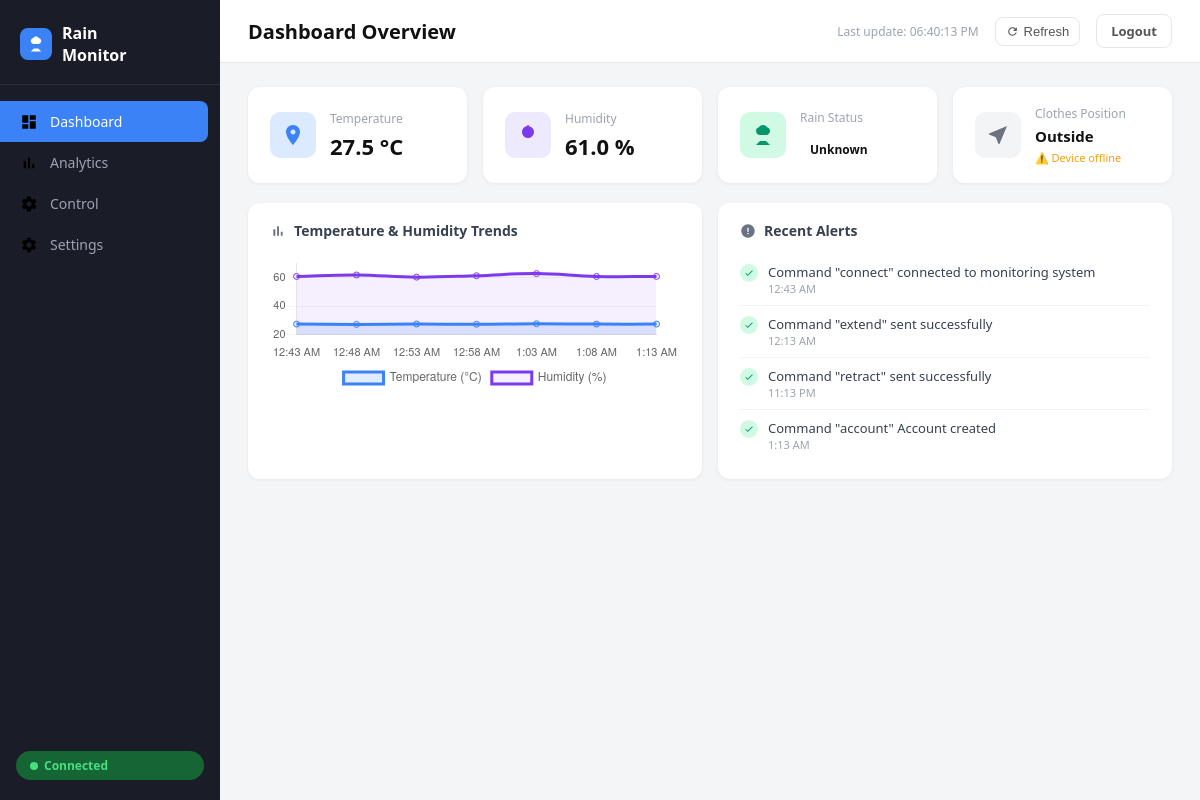
/dashboard.php (signed in), run on the app's committed database.
### tables this page shows
CREATE TABLE `system_status` (
  `id` int(11) NOT NULL,
  `rainline_position` varchar(50) DEFAULT 'Outside',
  `last_updated` datetime DEFAULT current_timestamp()
);

CREATE TABLE `commands` (
  `id` int(11) NOT NULL,
  `user_id` int(11) DEFAULT NULL,
  `command_type` varchar(50) DEFAULT NULL,
  `command_status` varchar(50) DEFAULT NULL,
  `command_time` datetime DEFAULT current_timestamp()
);

### dashboard.php (the view, shortened to what this page needs)
<?php
require_once 'blynk.php';
$pageTitle  = 'Dashboard Overview';
$activePage = 'dashboard';
$conn = getDB();
$b = blynkGetAll();
$dhtQ  = $conn->query("SELECT temperature, humidity FROM sensor_readings ORDER BY reading_time DESC LIMIT 1");
$dht   = $dhtQ->fetch_assoc();
$temp  = $dht['temperature'] ?? 27.5;
$humi  = $dht['humidity']    ?? 61.0;
if ($b['position'] !== null) {
    $position = $b['position'];
} else {
    $posQ     = $conn->query("SELECT rainline_position FROM system_status ORDER BY id DESC LIMIT 1");
    $posRow   = $posQ->fetch_assoc();
    $position = $posRow['rainline_position'] ?? 'Outside (Drying)';
}
$alertsQ = $conn->query("SELECT command_type, command_status, command_time FROM commands ORDER BY command_time DESC LIMIT 8");
$alerts  = $alertsQ->fetch_all(MYSQLI_ASSOC);
$chartQ    = $conn->query("SELECT temperature, humidity, reading_time FROM sensor_readings ORDER BY reading_time DESC LIMIT 10");
$chartRows = array_reverse($chartQ->fetch_all(MYSQLI_ASSOC));
$chartLabels = array_map(fn($r) => date('g:i A', strtotime($r['reading_time'])), $chartRows);
$chartTemps  = array_map(fn($r) => round($r['temperature'], 1), $chartRows);
$chartHumis  = array_map(fn($r) => round($r['humidity'], 1), $chartRows);
include 'layout_top.php';
?>
<div class="cards-row cards-4">
    <div class="card metric-card">
        <div class="metric-icon blue">
            <svg viewBox="0 0 24 24"><path d="M12 2C8.13 2 5 5.13 5 9c0 5.25 7 13 7 13s7-7.75 7-13c0-3.87-3.13-7-7-7zm0 9.5c-1.38 0-2.5-1.12-2.5-2.5s1.12-2.5 2.5-2.5 2.5 1.12 2.5 2.5-1.12 2.5-2.5 2.5z"/></svg>
        </div>
        <div class="metric-info">
            <div class="label">Temperature</div>
            <div class="value"><?= number_format($temp, 1) ?> °C</div>
        </div>
    </div>
    <div class="card metric-card">
        <div class="metric-icon purple">
            <svg viewBox="0 0 24 24"><path d="M12 2c-.5 0-.9.4-.9.9v.2C8.2 3.6 6 6.1 6 9.1c0 3.3 2.7 6 6 6s6-2.7 6-6c0-3-2.2-5.5-5.1-5.9V2.9c0-.5-.4-.9-.9-.9z"/></svg>
        </div>
        <div class="metric-info">
            <div class="label">Humidity</div>
            <div class="value"><?= number_format($humi, 1) ?> %</div>
        </div>
    </div>
    <div class="card metric-card">
        <div class="metric-icon green">
            <svg viewBox="0 0 24 24"><path d="M12 2C10.3 2 8.8 2.9 8 4.3 6.3 4.7 5 6.2 5 8c0 2.2 1.8 4 4 4h6c2.2 0 4-1.8 4-4 0-1.8-1.2-3.3-3-3.7C15.2 2.9 13.7 2 12 2zM9 18l-4 4h14l-4-4H9z"/></svg>
        </div>
        <div class="metric-info">
            <div class="label">Rain Status</div>
            <div class="value">
                <span class="badge <?= $b['rain_class'] ?>"><?= $b['rain_label'] ?></span>
            </div>
        </div>
    </div>
    <div class="card metric-card">
        <div class="metric-icon gray">
            <svg viewBox="0 0 24 24"><path d="M21 3L3 10.53v.98l6.84 2.65L12.48 21h.98L21 3z"/></svg>
        </div>
        <div class="metric-info">
            <div class="label">Clothes Position</div>
            <div class="value" style="font-size:15px"><?= htmlspecialchars($position) ?></div>
            <?php if (!$b['online']): ?>
            <div style="font-size:11px;color:#f59e0b;margin-top:4px;">⚠️ Device offline</div>
            <?php else: ?>
            <div style="font-size:11px;color:#10b981;margin-top:4px;">🔵 Blynk live</div>
            <?php endif; ?>
        </div>
    </div>
</div>
<div class="chart-section">
    <div class="card" style="grid-column:1">
        <div class="card-title">
            <svg viewBox="0 0 24 24"><path d="M5 9.2h3V19H5V9.2zM10.6 5h2.8v14h-2.8V5zm5.6 8H19v6h-2.8v-6z"/></svg>
            Temperature &amp; Humidity Trends
        </div>
        <canvas id="tempHumiChart" height="140"></canvas>
    </div>
    <div class="card">
        <div class="card-title">
            <svg viewBox="0 0 24 24"><path d="M12 2C6.48 2 2 6.48 2 12s4.48 10 10 10 10-4.48 10-10S17.52 2 12 2zm1 15h-2v-2h2v2zm0-4h-2V7h2v6z"/></svg>
            Recent Alerts
        </div>
        <ul class="alerts-list">
            <?php foreach ($alerts as $alert): ?>
            <li class="alert-item">
                <div class="alert-check">
                    <svg viewBox="0 0 24 24"><path d="M9 16.17L4.83 12l-1.42 1.41L9 19 21 7l-1.41-1.41z"/></svg>
                </div>
                <div>
                    <div>Command "<?= htmlspecialchars($alert['command_type']) ?>" <?= htmlspecialchars($alert['command_status']) ?></div>
                    <div class="alert-time"><?= date('g:i A', strtotime($alert['command_time'])) ?></div>
                </div>
            </li>
            <?php endforeach; ?>
        </ul>
    </div>
</div>
<script>
const labels = <?= json_encode($chartLabels) ?>;
const temps  = <?= json_encode($chartTemps)  ?>;
const humis  = <?= json_encode($chartHumis)  ?>;
new Chart(document.getElementById('tempHumiChart'), {
    type: 'line',
    data: {
        labels,
        datasets: [
            { label: 'Temperature (°C)', data: temps, borderColor: '#3b82f6', backgroundColor: 'rgba(59,130,246,0.15)', fill: true, tension: 0.4, pointRadius: 3 },
            { label: 'Humidity (%)',      data: humis, borderColor: '#7c3aed', backgroundColor: 'rgba(124,58,237,0.08)',  fill: true, tension: 0.4, pointRadius: 3 }
        ]
    },
    options: {
        responsive: true,
        plugins: { legend: { position: 'bottom', labels: { font: { size: 12 } } } },
        scales: {
            x: { grid: { display: false }, ticks: { font: { size: 11 } } },
            y: { grid: { color: '#f3f4f6' }, ticks: { font: { size: 11 } } }
        }
    }
});
setTimeout(() => location.reload(), 10000);
</script>
<?php include 'layout_bottom.php'; ?>

### layout_top.php (shortened to what this page needs)
<!DOCTYPE html>
<html lang="en">
<head>
</head>
<body>
    <div class="sidebar">
        <div class="sidebar-logo">
            <div class="logo-icon">
                <svg viewBox="0 0 24 24"><path d="M12 2C10.3 2 8.8 2.9 8 4.3 6.3 4.7 5 6.2 5 8c0 2.2 1.8 4 4 4h6c2.2 0 4-1.8 4-4 0-1.8-1.2-3.3-3-3.7C15.2 2.9 13.7 2 12 2zM9 18l-4 4h14l-4-4H9z"/></svg>
            </div>
            <div>
                <span>Rain<br>Monitor</span>
            </div>
        </div>
        <nav>
            <a href="dashboard.php" class="<?= ($activePage ?? '') === 'dashboard' ? 'active' : '' ?>">
                <svg viewBox="0 0 24 24"><path d="M3 13h8V3H3v10zm0 8h8v-6H3v6zm10 0h8V11h-8v10zm0-18v6h8V3h-8z"/></svg>
                Dashboard
            </a>
            <a href="analytics.php" class="<?= ($activePage ?? '') === 'analytics' ? 'active' : '' ?>">
                <svg viewBox="0 0 24 24"><path d="M5 9.2h3V19H5V9.2zM10.6 5h2.8v14h-2.8V5zm5.6 8H19v6h-2.8v-6z"/></svg>
                Analytics
            </a>
            <a href="control.php" class="<?= ($activePage ?? '') === 'control' ? 'active' : '' ?>">
                Control
            </a>
            <a href="settings.php" class="<?= ($activePage ?? '') === 'settings' ? 'active' : '' ?>">
                Settings
            </a>
        </nav>
        <div class="connected-badge">
            <div class="dot"></div>
            Connected
        </div>
    </div>
    <div class="main">
        <div class="topbar">
            <div class="page-title"><?= htmlspecialchars($pageTitle ?? 'Dashboard') ?></div>
            <div class="right">
                <span class="last-update">Last update: <span id="lastUpdateTime">--</span></span>
                <button class="refresh-btn" onclick="location.reload()">
                    <svg width="13" height="13" viewBox="0 0 24 24" fill="#555"><path d="M17.65 6.35C16.2 4.9 14.21 4 12 4c-4.42 0-7.99 3.58-7.99 8s3.57 8 7.99 8c3.73 0 6.84-2.55 7.73-6h-2.08c-.82 2.33-3.04 4-5.65 4-3.31 0-6-2.69-6-6s2.69-6 6-6c1.66 0 3.14.69 4.22 1.78L13 11h7V4l-2.35 2.35z"/></svg>
                    Refresh
                </button>
                <a href="logout.php" class="logout-btn">Logout</a>
            </div>
        </div>
        <div class="content">

### layout_bottom.php (shortened to what this page needs)
        </div>
    </div>
</body>
</html>

### layout_top.php (style rules this page uses)
* { margin: 0; padding: 0; box-sizing: border-box; }
body { font-family: 'Segoe UI', Arial, sans-serif; background: #f4f5f7; display: flex; min-height: 100vh; color: #222; }
.sidebar { width: 220px; background: #1a1d27; color: #fff; display: flex; flex-direction: column; min-height: 100vh; position: fixed; top: 0; left: 0; z-index: 100; }
.sidebar-logo { display: flex; align-items: center; gap: 10px; padding: 22px 20px 18px; border-bottom: 1px solid rgba(255,255,255,0.08); }
.sidebar-logo .logo-icon { width: 32px; height: 32px; background: #3b82f6; border-radius: 8px; display: flex; align-items: center; justify-content: center; }
.sidebar-logo .logo-icon svg { width: 18px; height: 18px; fill: white; }
.sidebar-logo span { font-size: 16px; font-weight: 700; line-height: 1.2; }
nav { flex: 1; padding: 16px 0; }
nav a { display: flex; align-items: center; gap: 12px; padding: 11px 20px; color: #9ca3af; text-decoration: none; font-size: 14px; font-weight: 500; transition: all 0.18s; border-radius: 0; }
nav a.active { background: #3b82f6; color: #fff; border-radius: 0 8px 8px 0; margin-right: 12px; }
nav a svg { width: 18px; height: 18px; flex-shrink: 0; }
.connected-badge { margin: 0 16px 20px; background: #166534; color: #4ade80; border-radius: 20px; padding: 6px 14px; font-size: 12px; font-weight: 600; display: flex; align-items: center; gap: 6px; }
.connected-badge .dot { width: 8px; height: 8px; background: #4ade80; border-radius: 50%; animation: pulse 2s infinite; }
.main { margin-left: 220px; flex: 1; min-height: 100vh; }
.topbar { background: #fff; padding: 14px 28px; display: flex; align-items: center; justify-content: space-between; border-bottom: 1px solid #e5e7eb; position: sticky; top: 0; z-index: 50; }
.topbar .page-title { font-size: 20px; font-weight: 700; color: #111; }
.topbar .right { display: flex; align-items: center; gap: 16px; }
.last-update { font-size: 12px; color: #9ca3af; }
.refresh-btn { background: none; border: 1px solid #e5e7eb; border-radius: 8px; padding: 6px 10px; cursor: pointer; color: #555; font-size: 13px; display: flex; align-items: center; gap: 5px; }
.logout-btn { background: none; border: 1px solid #e5e7eb; border-radius: 8px; padding: 7px 14px; cursor: pointer; color: #555; font-size: 13px; font-weight: 600; text-decoration: none; transition: all 0.18s; }
.content { padding: 24px 28px; }
.cards-row { display: grid; gap: 16px; margin-bottom: 20px; }
.cards-4 { grid-template-columns: repeat(4, 1fr); }
.card { background: #fff; border-radius: 12px; padding: 18px 22px; box-shadow: 0 1px 4px rgba(0,0,0,0.06); }
.metric-card { display: flex; align-items: center; gap: 14px; }
.metric-icon { width: 46px; height: 46px; border-radius: 10px; display: flex; align-items: center; justify-content: center; flex-shrink: 0; }
.metric-icon svg { width: 24px; height: 24px; }
.metric-icon.blue { background: #dbeafe; }
.metric-icon.blue svg { fill: #3b82f6; }
.metric-icon.purple { background: #ede9fe; }
.metric-icon.purple svg { fill: #7c3aed; }
.metric-icon.green { background: #d1fae5; }
.metric-icon.green svg { fill: #059669; }
.metric-icon.gray { background: #f3f4f6; }
.metric-icon.gray svg { fill: #6b7280; }
.metric-info .label { font-size: 12px; color: #9ca3af; font-weight: 500; margin-bottom: 4px; }
.metric-info .value { font-size: 22px; font-weight: 700; color: #111; }
.badge { display: inline-block; padding: 3px 10px; border-radius: 20px; font-size: 12px; font-weight: 700; }
.chart-section { display: grid; grid-template-columns: 1fr 1fr; gap: 16px; margin-bottom: 20px; }
.card-title { font-size: 14px; font-weight: 700; color: #374151; margin-bottom: 14px; display: flex; align-items: center; gap: 8px; }
.card-title svg { width: 16px; height: 16px; fill: #6b7280; }
.alerts-list { list-style: none; }
.alert-item { display: flex; align-items: flex-start; gap: 10px; padding: 9px 0; border-bottom: 1px solid #f3f4f6; font-size: 13px; color: #374151; }
.alert-item:last-child { border-bottom: none; }
.alert-check { width: 18px; height: 18px; background: #d1fae5; border-radius: 50%; display: flex; align-items: center; justify-content: center; flex-shrink: 0; margin-top: 1px; }
.alert-check svg { width: 10px; height: 10px; fill: #059669; }
.alert-time { font-size: 11px; color: #9ca3af; }
canvas { width: 100% !important; }

### data on the page
system_status: rainline_position "Outside"
commands: command_type "connect", command_status "connected to monitoring system", command_time "12:43 AM"
commands: command_type "extend", command_status "sent successfully", command_time "12:13 AM"
commands: command_type "retract", command_status "sent successfully", command_time "11:13 PM"
commands: command_type "account", command_status "Account created", command_time "1:13 AM"

### other printed values
$pageTitle "Dashboard Overview"
$temp "27.5"
$humi "61.0"
$b['rain_label'] "Unknown"
chart data {{ json_encode($chartTemps) }} [27.5,27.3,27.6,27.4,27.8,27.5,27.5]
chart data {{ json_encode($chartHumis) }} [61,62,60.5,61.5,63,61,61]
